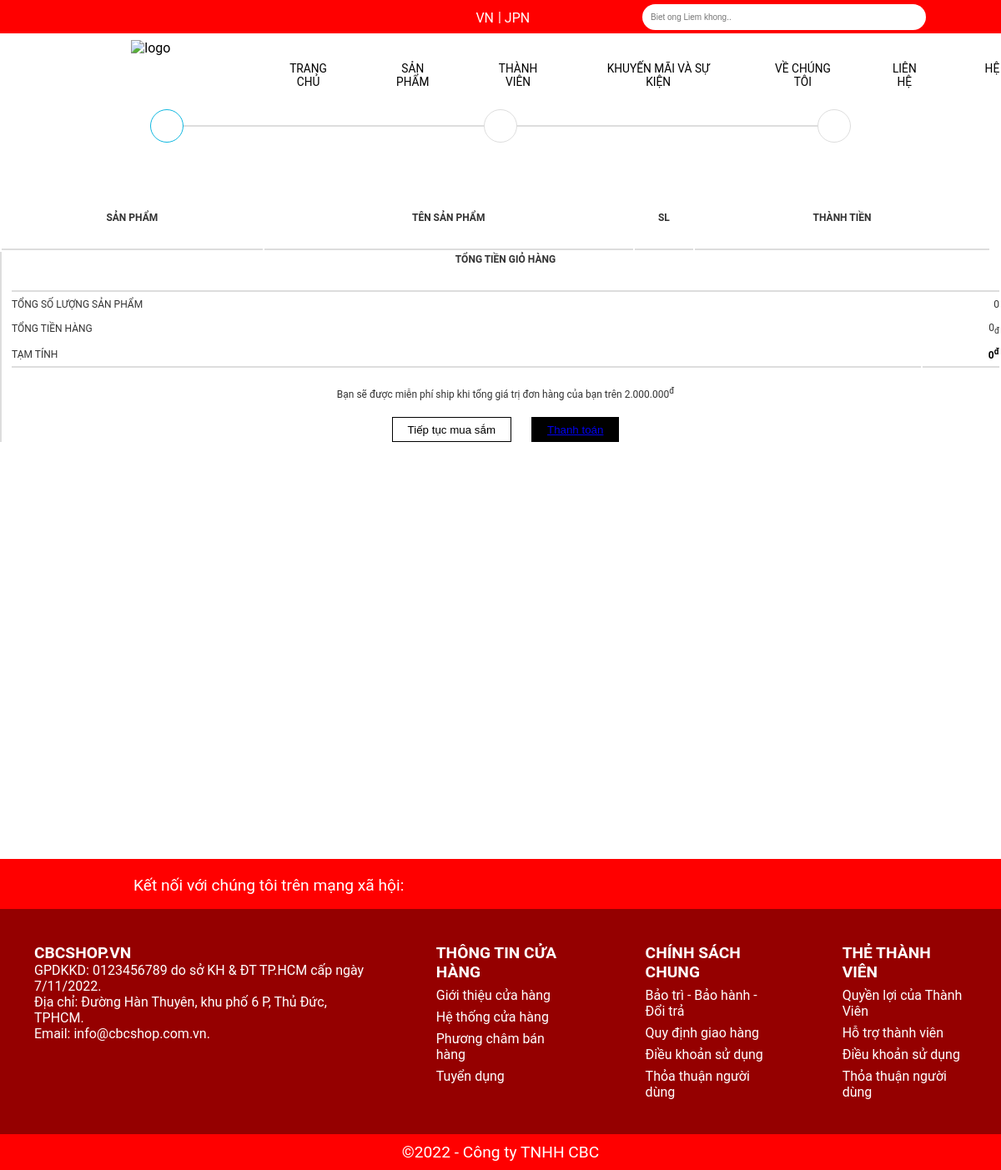
The page /cart/ (signed in) on the database as committed earlier.
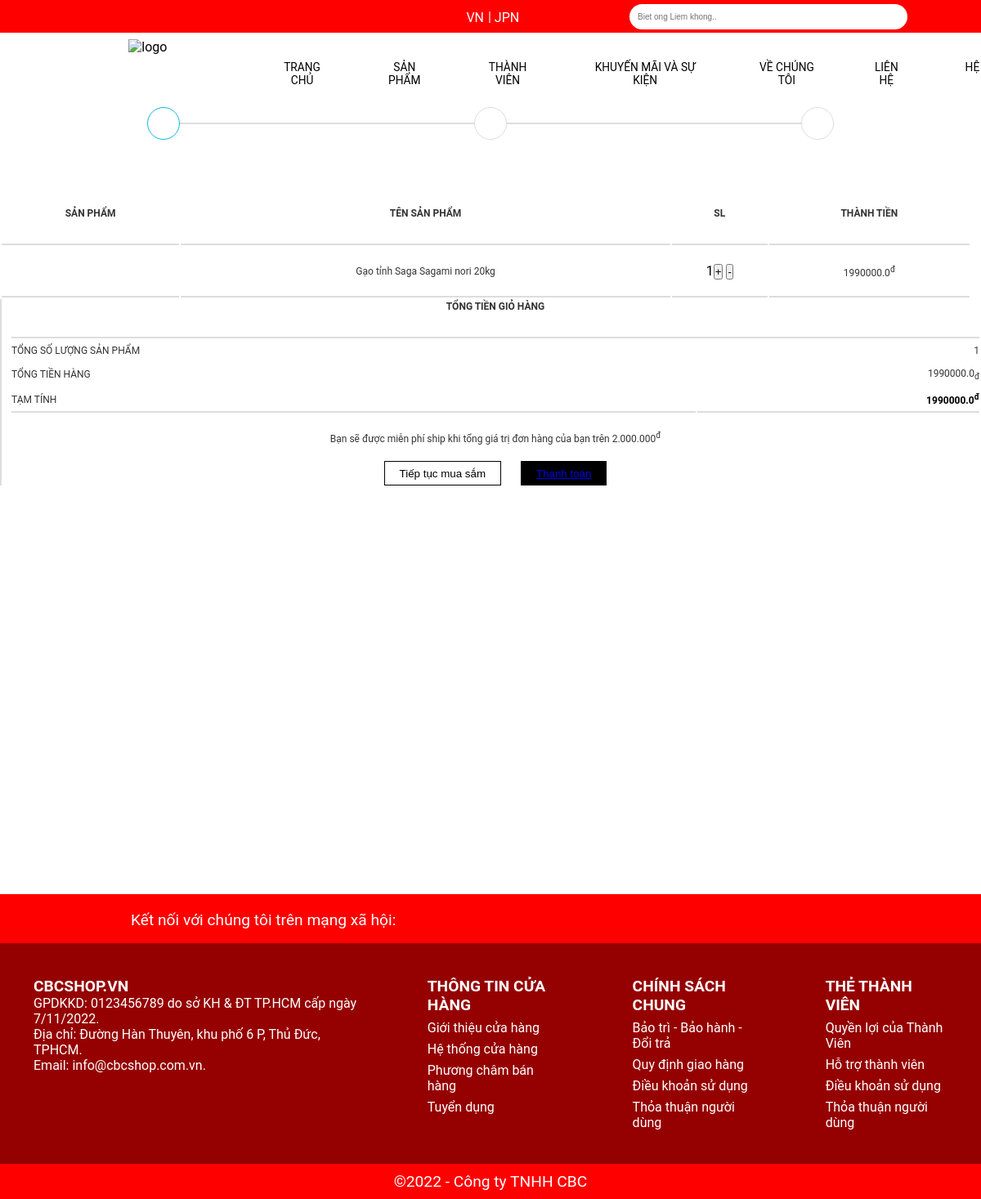
The same page on the database as committed later.
### my_app/models.py (models this page shows, shortened)
class Order(models.Model):
    customer = models.ForeignKey(User, on_delete=models.SET_NULL,blank=True,null=True)
    date_order = models.DateTimeField(auto_now_add=True)
    complete = models.BooleanField(default = False,null=True,blank=False)
    transaction_id = models.CharField(max_length=200,null=True)
    @property
    def get_cart_item(self):
        orderitems = self.orderitem_set.all()
        total = sum([item.quantity for item in orderitems])
        return total
    @property
    def get_cart_total(self):
        orderitems = self.orderitem_set.all()
        total = sum([item.get_total for item in orderitems])
        return total

class OrderItem(models.Model):
    product = models.ForeignKey(Product, on_delete=models.SET_NULL,blank=True,null=True)
    order = models.ForeignKey(Order, on_delete=models.SET_NULL, blank=True, null=True)
    quantity = models.IntegerField(default=0,null=True,blank=True)
    date_added = models.DateTimeField(auto_now_add=True)
    @property
    def get_total(self):
        total = self.product.price * self.quantity
        return total

class Product(models.Model):
    ID = models.IntegerField(primary_key=True)
    category = models.ManyToManyField(Category,related_name="product")
    name = models.CharField(max_length=200, null=True)
    price = models.FloatField()
    categy = models.CharField(max_length=200,null=True)
    sell = models.IntegerField()
    image = models.ImageField(null=True,blank=True)
    sale = models.IntegerField(null=True)
    star_rating = models.FloatField(default=0)  # Thêm trường star_rating
    @property
    def ImageURL(self):
        try:
            url = self.image.url
        except:
            url = ''
        return url

### my_app/views.py (the view, shortened to what this page needs)
# urls.py: path('cart/', views.cart, name='cart'),
def cart(request):
    if request.user.is_authenticated:
        customer = request.user
        order, created = Order.objects.get_or_create(customer = customer,complete = False)
        items = order.orderitem_set.all()
        cartItems = order.get_cart_item
        user_login = "hidden"
        user_logout = "show"
        if request.user.is_staff:
            user_staff = "show"
        else:
            user_staff = "hidden"
    categories = Category.objects.filter(is_sub=False)
    context={'items':items, 'order':order, 'user_login':user_login, 'user_logout':user_logout,"cartItems":cartItems,'user_staff':user_staff,'categories':categories}
    return render(request, 'html/cart.html', context)

### my_app/templates/html/cart.html
{% extends 'html/base.html' %}
{% load static %}
{% block cart_content %}
<head>
    <link rel="stylesheet" href="{% static 'assets/cart.css' %}">
</head>
<section class="cart">
    <div class="container">
        <div class="cart-top-wrap">
            <div class="cart-top">
                <div class="cart-top-cart cart-top-item">
                    <i class="fas fa-shopping-cart"></i>
                </div>
                <div class="cart-top-adress cart-top-item">
                    <i class="fas fa-map-marker-alt"></i>
                </div>
                <div class="cart-top-payment cart-top-item">
                    <i class="fas fa-money-check-alt"></i>
                </div>
            </div>
        </div>
        <div class="container">
            <div class="cart-content row">
                <div class="cart-content-left">
                    <table>
                        <tr>
                            <th>Sản phẩm</th>
                            <th>Tên sản phẩm</th>
                            <th>SL</th>
                            <th>Thành tiền</th>
                        </tr>
                        {% for item in items %}
                        <tr>
                            <td><img src="{{item.product.ImageURL}}" alt=""></td>
                            <td><p>{{item.product.name}}</p></td>
                            <td>{{item.quantity}}<button data-product="{{item.product.ID}}" data-action="add" class="update-cart">+</button>
                                <button data-product="{{item.product.ID}}" data-action="remove" class="update-cart">-</button></td>
                            <td><p>{{item.product.price}}<sup>đ</sup></p></td>
                        </tr>
                        {% endfor %}
                    </table>
                </div>
                <div class="cart-content-right">
                    <table>
                        <tr>
                            <th colspan="2">TỔNG TIỀN GIỎ HÀNG</th>
                        </tr>
                        <tr>
                            <td>TỔNG SỐ LƯỢNG SẢN PHẨM</td>
                            <td>{{order.get_cart_item}}</td>
                        </tr>
                        <tr>
                            <td>TỔNG TIỀN HÀNG</td>
                            <td><p>{{order.get_cart_total}}<sub>đ</sub></p></td>
                        </tr>
                        <tr>
                            <td>TẠM TÍNH</td>
                            <td><p style="color: black; font-weight: bold;">{{order.get_cart_total}}<sup>đ</sup></p></td>
                        </tr>
                    </table>
                    <div class="cart-content-right-text">
                        <p>Bạn sẽ được miễn phí ship khi tổng giá trị đơn hàng của bạn trên 2.000.000<sup>đ</sup></p>
                    </div>
                    <div class="cart-content-right-button">
                        <button>Tiếp tục mua sắm</button>
                        <button><a href="{% url 'delivery' %}">Thanh toán</a></button>
                    </div>
                </div>
            </div>
        </div>
    </div>
</section>
{% endblock cart_content %}

### my_app/templates/html/base.html (shortened to what this page needs)
{% load static %}
<!DOCTYPE html>
<html lang="vi">
<head>
   <link rel="stylesheet" href="{% static 'assets/style.css' %}">
   <link rel="stylesheet" href="{% static 'assets/fontawesome-free-6.2.0-web/css/all.min.css' %}">
</head>
<body>
   <header id="header">
      <form class="search" method = POST action = "{% url 'search' %}">
         <input class="input" type="text" placeholder="Biet ong Liem khong.." name="searched">
         <button type="submit"><i class="fa fa-search"></i></button>
      </form>
      <div class="left">
         <p class="delivery"><i class="fa-solid fa-truck-fast"></i><i>&nbsp;</i></p>
      </div>
      <div class="lang1">
         <p>VN</p>
      </div>
      <div class="left vertical">
         <P>|<i>&nbsp;</i></P>
      </div>
      <div class="lang2">
         <p>JPN</p>
      </div>
      <div class="right">
      </div>
      <div id="nav">
         <nav class="topnav">
            <a style="text-decoration: none" href="{% url 'home' %}">TRANG CHỦ</a>
            <div class="dropdownmenu"><a style="text-decoration: none" href="{% url 'product' %}">SẢN PHẨM</a>
            </div>
            <div class="dropdownmenu"><a style="text-decoration: none" href="{% url 'memberkhuyenmai' %}">THÀNH VIÊN</a>
            </div>
            <div class="dropdownmenu"><a style="text-decoration: none" href="{% url 'event' %}">KHUYẾN MÃI VÀ SỰ KIỆN</a>
            </div>
            <div class="dropdownmenu"><a style="text-decoration: none" href="{% url 'introduce' %}">VỀ CHÚNG TÔI</a>
            </div>
            <div class="dropdownmenu">
               <a style="text-decoration: none" href="{% url 'contactus' %}" >LIÊN HỆ</a>
            </div>
            <div class="dropdownmenu">
               <a style="text-decoration: none" href="{% url 'location' %}" >HỆ THỐNG CỬA HÀNG</a>
            </div>
         </nav>
         <img id="logo" src="{% static 'images/logo/logodqb-02.png' %}" alt="logo" width="70px">
      </div>
   </header>
   {% block cart_content %}
   {% endblock cart_content %}
   <footer id="footer">
      <div class="footer-follow-us">
         <p class="footer-follow-us-content">Kết nối với chúng tôi trên mạng xã hội:</p>
         <div class="footer-follow-us-logo">
            <a style="text-decoration: none" href=""><i class="fa-brands fa-facebook">&nbsp;</i></a>
            <a style="text-decoration: none" href=""><i class="fa-brands fa-instagram">&nbsp;</i></a>
            <a style="text-decoration: none" href=""><i class="fa-brands fa-square-twitter">&nbsp;</i></a>
            <a style="text-decoration: none" href=""><i class="fa-brands fa-linkedin">&nbsp;</i></a>
            <a style="text-decoration: none" href=""><i class="fa-brands fa-google">&nbsp;</i></a>
         </div>
      </div>
      <div class="footer-content">
         <div class="footer-content-all">
            <p>CBCSHOP.VN</p>
            <p>GPDKKD: 0123456789 do sở KH & ĐT TP.HCM cấp ngày 7/11/2022.</p>
            <p>Địa chỉ: Đường Hàn Thuyên, khu phố 6 P, Thủ Đức, TPHCM.</p>
            <p>Email: info@cbcshop.com.vn.</p>
         </div>
         <div class="footer-content-all">
            <p>THÔNG TIN CỬA HÀNG</p>
            <p>
            <ul>
               <li><a style="text-decoration: none" href="">Giới thiệu cửa hàng</a></li>
               <li><a style="text-decoration: none" href="">Hệ thống cửa hàng</a></li>
               <li><a style="text-decoration: none" href="">Phương châm bán hàng</a></li>
               <li><a style="text-decoration: none" href="">Tuyển dụng</a></li>
            </ul>
            </p>
         </div>
         <div class="footer-content-all">
            <p>CHÍNH SÁCH CHUNG</p>
            <p>
            <ul>
               <li><a style="text-decoration: none" href="">Bảo trì - Bảo hành - Đổi trả</a></li>
               <li><a style="text-decoration: none" href="">Quy định giao hàng</a></li>
               <li><a style="text-decoration: none" href="">Điều khoản sử dụng</a></li>
               <li><a style="text-decoration: none" href="">Thỏa thuận người dùng</a></li>
            </ul>
            </p>
         </div>
         <div class="footer-content-all">
            <p>THẺ THÀNH VIÊN</p>
            <p>
            <ul>
               <li><a style="text-decoration: none" href="">Quyền lợi của Thành Viên</a></li>
               <li><a style="text-decoration: none" href="">Hỗ trợ thành viên</a></li>
               <li><a style="text-decoration: none" href="">Điều khoản sử dụng</a></li>
               <li><a style="text-decoration: none" href="">Thỏa thuận người dùng</a></li>
            </ul>
            </p>
         </div>
      </div>
      <div class="footer-copyright">
         <p>&copy;2022 - Công ty TNHH CBC</p>
      </div>
   </footer>
</body>
</html>

### my_app/static/assets/style.css (style rules this page uses)
* { margin: 0; padding: 0; box-sizing: border-box; }
body { font-family: roboto; }
#header { background-color: #ff0000; position: fixed; width: 100%; height: 2.5rem; z-index: 1; }
.delivery { margin-top: -0.9375rem; margin-left: 10.125rem; position: relative; top: -0.9375rem; }
.vertical { position: relative; top: -1.9375rem; left: 0.3125rem; }
#logo { position: absolute; left: 0.4575rem; top: 0.25rem; margin-top: -0.375rem; }
#nav { position: relative; top: -1.3rem; left: 9.375rem; height: 4.125rem; background-color: white; width: 112.5rem; }
.topnav { position: absolute; left: 9.6875rem; margin-top: 1.25rem; top: 0.0625rem; width: 73.75rem; display: flex; }
.topnav a { display: block; color: black; text-align: center; padding: 1.5rem 1.75rem; text-decoration: none; font-size: 0.8575rem; position: relative; top: -1.3125rem; }
.search { margin-left: 48.125rem; margin-top: 0.625rem; position: relative; top: -0.3125rem; }
.search input[type=text] { border-radius: 5.625rem 0rem 0rem 5.625rem; border: none; font-size: 0.625rem; padding: 0.625rem; width: 18.125rem; float: left; outline: none; }
.search button { width: 3.125rem; padding: 0.625rem; font-size: 0.625rem; border-radius: 0rem 5.625rem 5.625rem 0rem; float: left; border: none; background: white; height: 1.96875rem; position: relative; top: -0.03125rem; }
.left p { float: left; color: white; }
.lang1 p { float: left; margin-left: 24.5rem; color: white; position: relative; top: -1.875rem; }
.lang2 p { float: left; margin-left: 0.3125rem; color: white; position: relative; top: -1.875rem; }
.right { display: flex; align-items: center; height: 10px; }
#footer { background-color: red; color: white; position: relative; top: 25rem; }
.footer-follow-us { height: 60px; font-size: 1.2rem; padding: 20px 160px; }
.footer-follow-us-content { float: left; }
.footer-follow-us-logo { float: right; padding: 0px ; }
.footer-follow-us-logo .fa-brands { color: white; }
.footer-content { display: flex; justify-content: center; background-color: rgb(149, 0, 0); }
.footer-content div { padding: 41px }
.footer-content-all li { padding: 7px 0px 0px 0px; list-style-type: none; }
.footer-content-all a { text-decoration: none; color: white; list-style-type: none; }
.footer-content-all p:first-child { font-size: 1.2rem; font-weight: bold; }
.footer-copyright { display: flex; font-size: 1.2rem; justify-content: center; align-items: center; padding: 10px; }
a { text-decoration: non; }

Rows that differ between the two databases and show on the page:
added OrderItem: product.name "Gạo tỉnh Saga Sagami nori 20kg", quantity "1", product.price "1990000.0"
computed for Order: get_cart_item "0" → "1"; get_cart_total "0" → "1990000.0"
